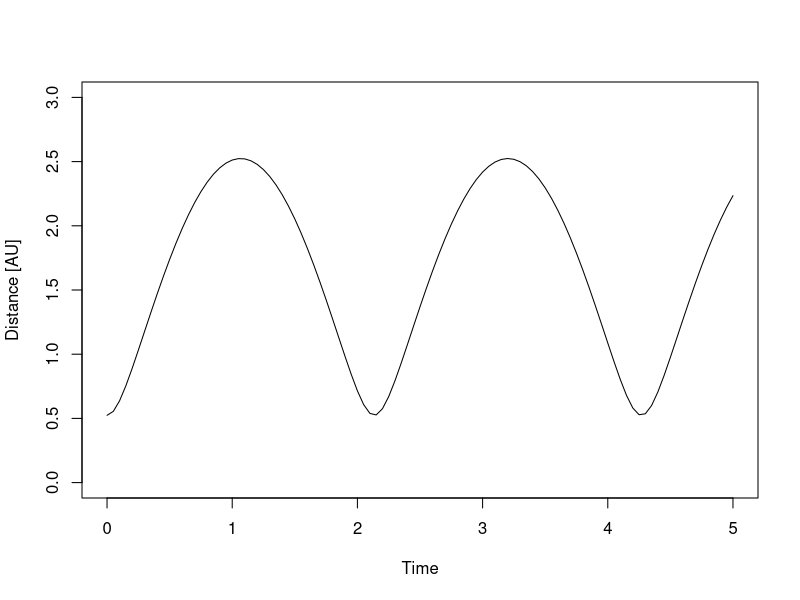
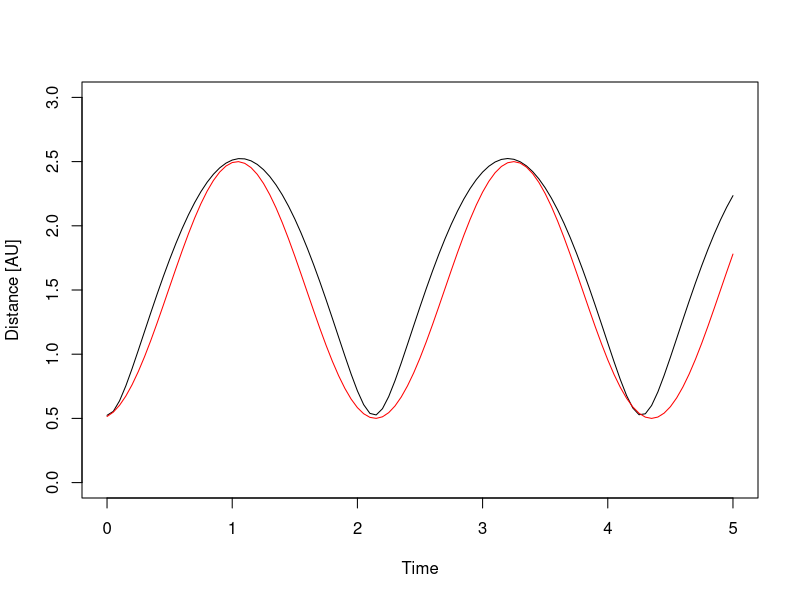

These charts were generated, in order, by the following R code:
## ---- chunk 1
library(knitr)
hook_output <- knit_hooks$get("output")
knit_hooks$set(output = function(x, options) {
  lines <- options$output.lines
  if (is.null(lines)) {
    return(hook_output(x, options))  # pass to default hook
  }
  x <- unlist(strsplit(x, "\n"))
  more <- "..."
  if (length(lines)==1) {        # first n lines
    if (length(x) > lines) {
      # truncate the output, but add ....
      x <- c(head(x, lines), more)
    }
  } else {
    x <- c(more, x[lines], more)
  }                                                         
  # paste these lines together                              
  x <- paste(c(x, ""), collapse = "\n")                     
  hook_output(x, options)                                   
})                                                          
knitr::opts_chunk$set(echo = TRUE)                          
knitr::opts_chunk$set(cache = TRUE) 
knitr::opts_chunk$set(echo = TRUE, fig.align="center")
Sys.setlocale("LC_ALL", "Polish")
## ---- chunk 2
r = 1.524 # półoś wielka orbity Marsa w AU

earth <- function(t){ exp(2*pi*1i*t) }

mars <- function(t) { r*exp(2*pi*1i*(r**-1.5*t)) }
## ---- chunk 3
f <- function(x) { abs(mars(x) - earth(x)) }
## ---- chunk 4
plot(f, xlim = c(0, 5), ylim = c(0, 3), xlab = "Time", ylab = "Distance [AU]")
## ---- chunk 5
plot(f, xlim = c(0, 5), ylim = c(0, 3), xlab = "Time", ylab = "Distance [AU]")
plot(function(x) sin(2.85*x - 1.4) + 1.5, xlim = c(0, 5), ylim = c(0, 3), xlab = "Time", ylab = "Distance [AU]", add=TRUE, col="red")
